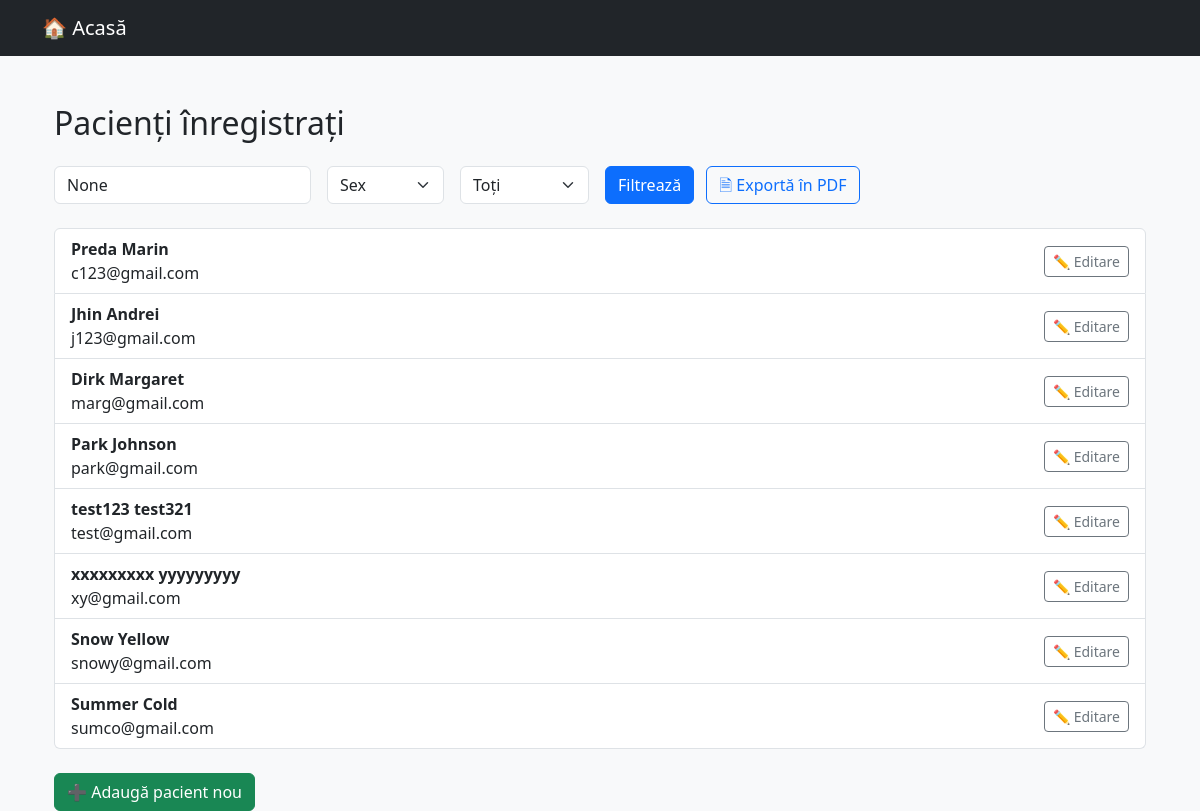
The page /pacienti/lista/ on the database as committed earlier.
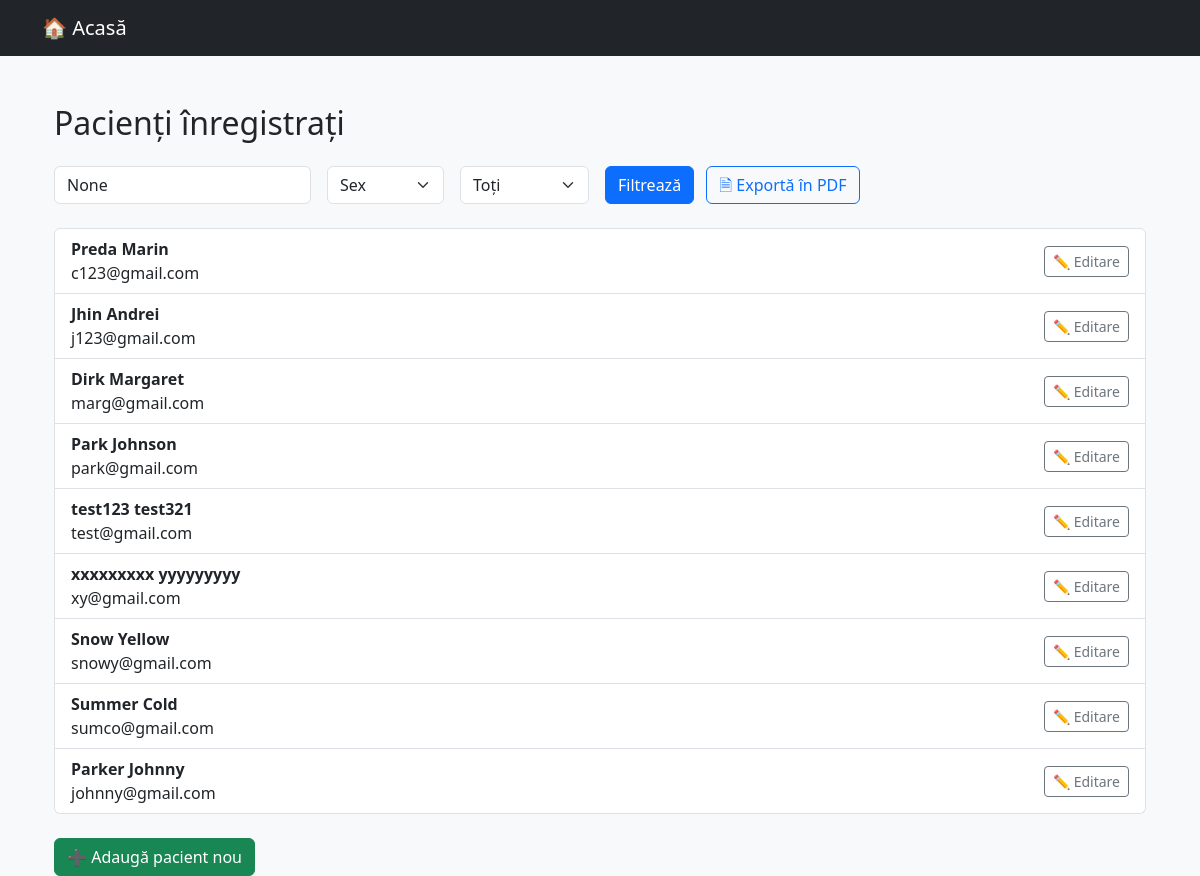
The same page on the database as committed later.
### pacienti/models.py (models this page shows, shortened)
class Pacient(models.Model):
    SEX_OPTIUNI = [('M', 'Masculin'), ('F', 'Feminin')]
    nume = models.CharField(max_length=100)
    prenume = models.CharField(max_length=100)
    data_nasterii = models.DateField()
    sex = models.CharField(max_length=1, choices=SEX_OPTIUNI)
    email = models.EmailField(blank=True, null=True)
    telefon = models.CharField(max_length=20, blank=True, null=True)
    class Meta:
        verbose_name = "Pacient"
        verbose_name_plural = "Pacienți"

### pacienti/views.py (the view)
# urls.py: path('lista/', views.lista_pacienti, name='lista_pacienti'),
def lista_pacienti(request):
    query = request.GET.get('q')
    sex = request.GET.get('sex')
    are_studii = request.GET.get('studii')
    pacienti = Pacient.objects.all()
    if query:
        pacienti = pacienti.filter(
            models.Q(nume__icontains=query) | models.Q(prenume__icontains=query)
        )
    if sex in ['M', 'F']:
        pacienti = pacienti.filter(sex=sex)
    if are_studii == 'cu':
        pacienti = pacienti.filter(studii__isnull=False).distinct()
    elif are_studii == 'fara':
        pacienti = pacienti.filter(studii__isnull=True)
    return render(request, 'pacienti/lista_pacienti.html', {
        'pacienti': pacienti,
        'query': query,
        'selected_sex': sex,
        'studii_filter': are_studii
    })

### pacienti/templates/pacienti/lista_pacienti.html (shortened to what this page needs)
{% extends 'back.html' %}
{% block content %}
<div class="container mt-5">
    <h2 class="mb-4">Pacienți înregistrați</h2>
    <form method="get" class="row g-3 align-items-center mb-4">
        <div class="col-auto">
            <input type="text" name="q" class="form-control" placeholder="Caută după nume/prenume" value="{{ query }}">
        </div>
        <div class="col-auto">
            <select name="sex" class="form-select">
                <option value="">Sex</option>
            </select>
        </div>
        <div class="col-auto">
            <select name="studii" class="form-select">
                <option value="">Toți</option>
            </select>
        </div>
        <div class="col-auto">
            <button type="submit" class="btn btn-primary">Filtrează</button>
                                <a href="{% url 'exporta_pacienti_pdf' %}" class="btn btn-outline-primary ms-2"> 🗎 Exportă în PDF</a>
        </div>
    </form>
    {% if pacienti %}
        <ul class="list-group mb-4">
            {% for pacient in pacienti %}
                <li class="list-group-item d-flex justify-content-between align-items-center">
                    <div>
                        <strong>{{ pacient.nume }} {{ pacient.prenume }}</strong><br>
                        {{ pacient.email }}
                    </div>
                    <a href="{% url 'editeaza_pacient' pacient.id %}" class="btn btn-sm btn-outline-secondary">✏️ Editare</a>
                </li>
            {% endfor %}
        </ul>
    {% else %}
        <div class="alert alert-info">Nu există pacienți care să corespundă căutării.</div>
    {% endif %}
    <a href="{% url 'adauga_pacient' %}" class="btn btn-success">➕ Adaugă pacient nou</a>
</div>
{% endblock %}

Rows that differ between the two databases and show on the page:
added Pacient: nume "Parker", prenume "Johnny", email "johnny@gmail.com"
